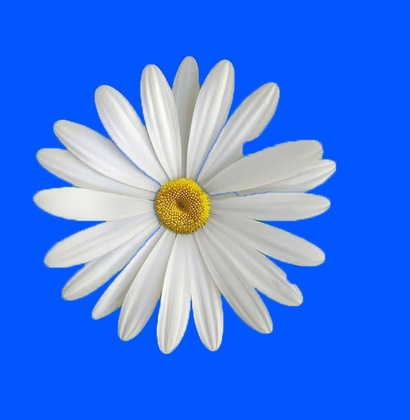
%> input picture Put test set here/daisy/6e6c0ff2619efef6d036535113813a3f.jpg, 410 x 420 px, shrunk from 598 x 612 before the run; its folder holds only this picture in this run
$ octave etract_mask_from_datasets.m   (GNU Octave 9; MATLAB toolbox functions it lacks are replaced by stand-ins)
%> lines starting %> are read from the running program, lines starting %| are printed output that depends on the picture; in (x1, y1, x2, y2) boxes, pixels count from 0 and x2, y2 are one past the last pixel; in counts of white or black regions, pixels touching at a corner belong together; the program's own positions count from 1
%> further down, image is the input picture: size 420x410x3 uint8; mean R, G, B 66.1, 123.4, 234.6
### segment_color.m
function out = segment_color(image, nColors );
%> called with nColors = 2
% Segmentation color wiht Kmean method
cform = makecform('srgb2lab');
lab_he = applycform(image, cform);
%> lab_he: size 420x410x3 uint8; mean of channels 1, 2, 3 139.6, 150.3, 67.9

ab = double(lab_he(:,:,2:3));
nrows = size(ab, 1);
%> nrows = 420
ncols = size(ab, 2);
%> ncols = 410

ab = reshape(ab, nrows*ncols, 2);

[cluster_idx, cluster_center] = kmeans(ab, nColors, 'distance', 'sqEuclidean', ...
    'Replicates', 3);
%> cluster_center = [161.4 37.79; 127.5 129.6]

pixel_labels = reshape(cluster_idx, nrows, ncols)-1;
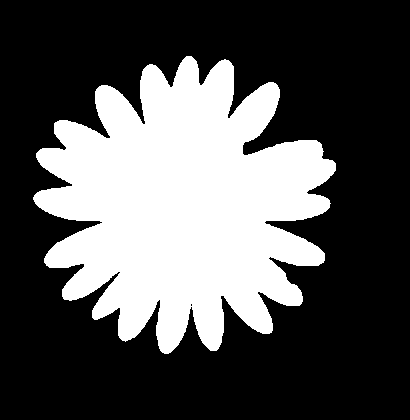
%> pixel_labels: size 420x410 double; values 0 (black) and 1 (white), 32.8% white; 1 white region, box (x1, y1, x2, y2) and area: (33, 56, 336, 354) 56436
out = pixel_labels;
revert_signal = sum(out(2,:));
%> revert_signal = 0
if revert_signal>ncols/2
    out(pixel_labels==0) = 1;
    out(pixel_labels==1) = 0;
end


### ExtractNLargestBlobs.m
% Dev: Cuong Tran
% Function to return the specified number of largest or smallest blobs in a binary image.
% If numberToExtract > 0 it returns the numberToExtract largest blobs.
% If numberToExtract < 0 it returns the numberToExtract smallest blobs.
% Example: return a binary image with only the largest blob:
%   binaryImage = ExtractNLargestBlobs(binaryImage, 1)
% Example: return a binary image with the 3 smallest blobs:
%   binaryImage = ExtractNLargestBlobs(binaryImage, -3)
function binaryImage = ExtractNLargestBlobs(binaryImage, numberToExtract)
%> called with numberToExtract = 1
try
	% Get all the blob properties.  Can only pass in originalImage in version R2008a and later.
	[labeledImage, numberOfBlobs] = bwlabel(binaryImage);
%> numberOfBlobs = 1
	blobMeasurements = regionprops(labeledImage, 'area');
%> blobMeasurements = 1 region; Area: 56436
	% Get all the areas
	allAreas = [blobMeasurements.Area];
%> allAreas = 56436
	if numberToExtract > length(allAreas);
		% Limit the number they can get to the number that are there/available.
		numberToExtract = length(allAreas);
	end
	if numberToExtract > 0
		% For positive numbers, sort in order of largest to smallest.
		% Sort them.
		[sortedAreas, sortIndexes] = sort(allAreas, 'descend');
%> sortedAreas = 56436; sortIndexes = 1
	elseif numberToExtract < 0
		% For negative numbers, sort in order of smallest to largest.
		% Sort them.
		[sortedAreas, sortIndexes] = sort(allAreas, 'ascend');
		% Need to negate numberToExtract so we can use it in sortIndexes later.
		numberToExtract = -numberToExtract;
	else
		% numberToExtract = 0.  Shouldn't happen.  Return no blobs.
		binaryImage = false(size(binaryImage));
		return;
	end
	% Extract the "numberToExtract" largest blob(a)s using ismember().
	biggestBlob = ismember(labeledImage, sortIndexes(1:numberToExtract));
	% Convert from integer labeled image into binary (logical) image.
	binaryImage = biggestBlob > 0;
catch ME
	errorMessage = sprintf('Error in function ExtractNLargestBlobs().\n\nError Message:\n%s', ME.message);
	fprintf(1, '%s\n', errorMessage);
	uiwait(warndlg(errorMessage));
end

### etract_mask_from_datasets.m
clc;
clear all;

%Set path of origin dataset at line 5
%Structure of datasets:
%       datasets
%               daisy
%                       img1.jpg
%                       image2.jpg
%               lotus
%                       img1.jpg
%                       image2.jpg
%               ...
% You can dowload my datasets at database !
% Binary mask of object will extract and save at save_path (line 8)
% Dev: Cuong Tran, Thien Le Van, Duy Ngu Dao

path = 'datasets\'

save_path = 'datasets_seg_2\';
mkdir(save_path);

name_class = {'daisy', 'rose', 'hibiscus', 'lotus', 'sunflower'};
for i=1:5
    dataset_path = [path, char(name_class(i))];
    dataset_seg_path = [save_path, char(name_class(i))]
    mkdir(dataset_seg_path)

    files = dir([dataset_path, '\*.jpg']);
    for i = 1:length(files)
        image = imread([dataset_path, '\',files(i).name]);
        image = segment_color(image, 2);
        image = ExtractNLargestBlobs(image, 1);
        %image = imfill(image, 'holes');

        name_img = strsplit(files(i).name, '.');
        name_img = name_img(1:length(name_img)-1);
        imwrite(image, [dataset_seg_path, '\', char(name_img), '.tif'])
    end
end
